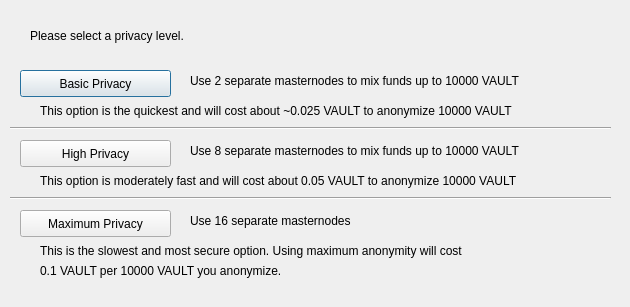
<?xml version="1.0" encoding="UTF-8"?>
<ui version="4.0">
 <class>ObfuscationConfig</class>
 <widget class="QDialog" name="ObfuscationConfig">
  <property name="geometry">
   <rect>
    <x>0</x>
    <y>0</y>
    <width>630</width>
    <height>307</height>
   </rect>
  </property>
  <property name="windowTitle">
   <string>Configure Obfuscation</string>
  </property>
  <widget class="QPushButton" name="buttonBasic">
   <property name="geometry">
    <rect>
     <x>20</x>
     <y>70</y>
     <width>151</width>
     <height>27</height>
    </rect>
   </property>
   <property name="text">
    <string>Basic Privacy</string>
   </property>
  </widget>
  <widget class="QPushButton" name="buttonHigh">
   <property name="geometry">
    <rect>
     <x>20</x>
     <y>140</y>
     <width>151</width>
     <height>27</height>
    </rect>
   </property>
   <property name="text">
    <string>High Privacy</string>
   </property>
  </widget>
  <widget class="QPushButton" name="buttonMax">
   <property name="geometry">
    <rect>
     <x>20</x>
     <y>210</y>
     <width>151</width>
     <height>27</height>
    </rect>
   </property>
   <property name="text">
    <string>Maximum Privacy</string>
   </property>
  </widget>
  <widget class="QLabel" name="label">
   <property name="geometry">
    <rect>
     <x>30</x>
     <y>20</y>
     <width>571</width>
     <height>31</height>
    </rect>
   </property>
   <property name="text">
    <string>Please select a privacy level.</string>
   </property>
  </widget>
  <widget class="QLabel" name="label_2">
   <property name="geometry">
    <rect>
     <x>190</x>
     <y>70</y>
     <width>421</width>
     <height>21</height>
    </rect>
   </property>
   <property name="text">
    <string>Use 2 separate masternodes to mix funds up to 10000 VAULT</string>
   </property>
  </widget>
  <widget class="QLabel" name="label_3">
   <property name="geometry">
    <rect>
     <x>190</x>
     <y>140</y>
     <width>411</width>
     <height>21</height>
    </rect>
   </property>
   <property name="text">
    <string>Use 8 separate masternodes to mix funds up to 10000 VAULT</string>
   </property>
  </widget>
  <widget class="QLabel" name="label_4">
   <property name="geometry">
    <rect>
     <x>190</x>
     <y>210</y>
     <width>421</width>
     <height>21</height>
    </rect>
   </property>
   <property name="text">
    <string>Use 16 separate masternodes</string>
   </property>
  </widget>
  <widget class="QLabel" name="label_6">
   <property name="geometry">
    <rect>
     <x>40</x>
     <y>100</y>
     <width>561</width>
     <height>21</height>
    </rect>
   </property>
   <property name="text">
    <string>This option is the quickest and will cost about ~0.025 VAULT to anonymize 10000 VAULT</string>
   </property>
  </widget>
  <widget class="QLabel" name="label_7">
   <property name="geometry">
    <rect>
     <x>40</x>
     <y>170</y>
     <width>561</width>
     <height>21</height>
    </rect>
   </property>
   <property name="text">
    <string>This option is moderately fast and will cost about 0.05 VAULT to anonymize 10000 VAULT</string>
   </property>
  </widget>
  <widget class="QLabel" name="label_8">
   <property name="geometry">
    <rect>
     <x>40</x>
     <y>240</y>
     <width>561</width>
     <height>21</height>
    </rect>
   </property>
   <property name="text">
    <string>This is the slowest and most secure option. Using maximum anonymity will cost</string>
   </property>
  </widget>
  <widget class="QLabel" name="label_9">
   <property name="geometry">
    <rect>
     <x>40</x>
     <y>260</y>
     <width>561</width>
     <height>21</height>
    </rect>
   </property>
   <property name="text">
    <string>0.1 VAULT per 10000 VAULT you anonymize.</string>
   </property>
  </widget>
  <widget class="Line" name="line">
   <property name="geometry">
    <rect>
     <x>10</x>
     <y>120</y>
     <width>601</width>
     <height>16</height>
    </rect>
   </property>
   <property name="orientation">
    <enum>Qt::Horizontal</enum>
   </property>
  </widget>
  <widget class="Line" name="line_2">
   <property name="geometry">
    <rect>
     <x>10</x>
     <y>190</y>
     <width>601</width>
     <height>16</height>
    </rect>
   </property>
   <property name="orientation">
    <enum>Qt::Horizontal</enum>
   </property>
  </widget>
 </widget>
 <resources/>
 <connections/>
</ui>
